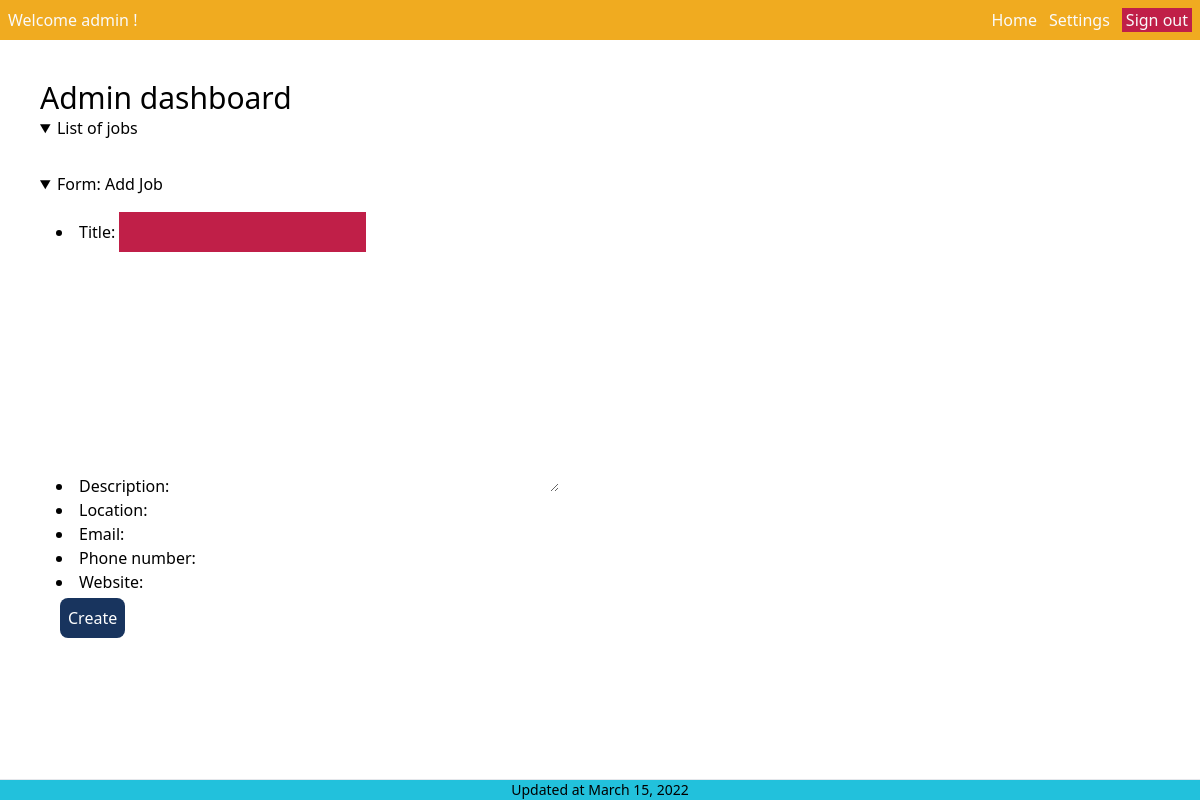
Before: /manager (signed in) with the older database file.
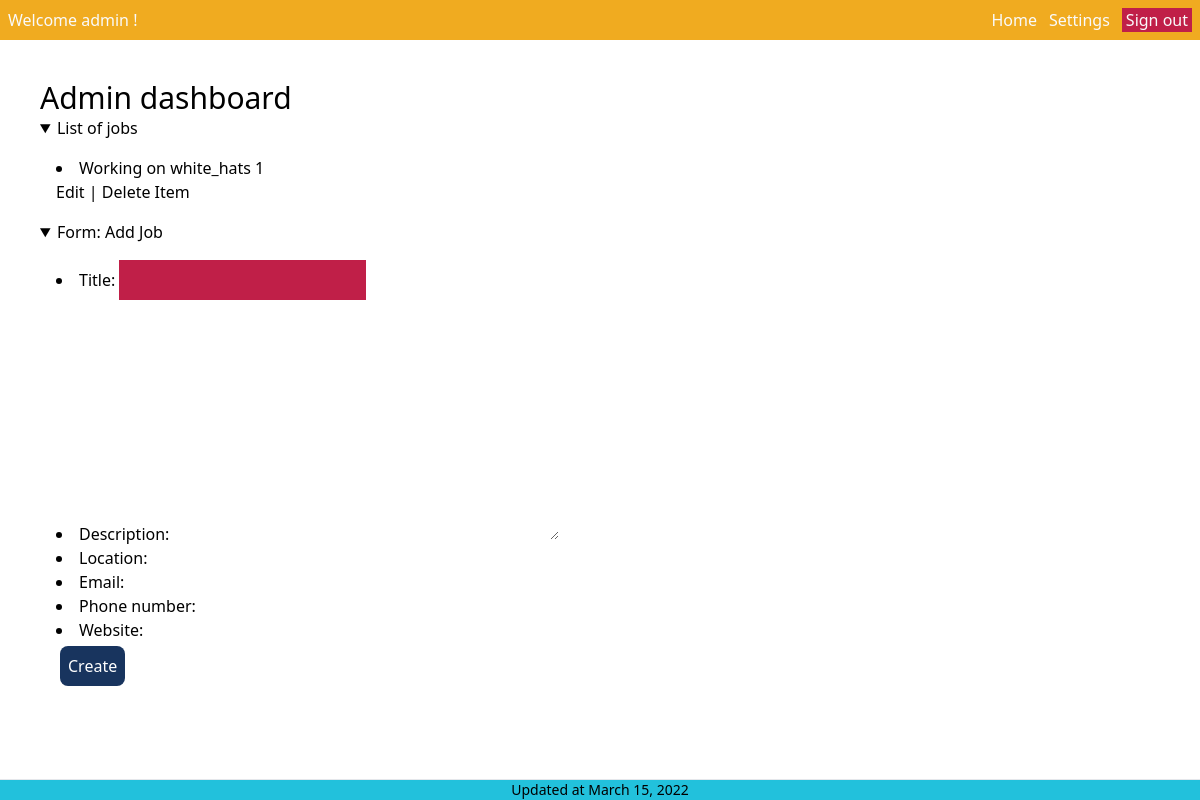
After: the same page with the newer database file.
### spapp/models.py (models this page shows)
class Job(models.Model):
    created_by = models.ForeignKey(User, on_delete=models.SET_NULL, null=True)
    title = models.CharField(max_length=50)
    description = models.TextField(null=True)
    location = models.CharField(max_length=50, null=True)
    email = models.EmailField(null=True)
    phone_number = models.CharField(max_length=20, null=True)
    website = models.CharField(max_length=50, null=True)
    def __str__(self):
        return f"{self.title}"

### spapp/views.py (the view, shortened to what this page needs)
# urls.py: path("manager", views.AdminDashboard.as_view(), name="manager_dashboard"),
@method_decorator(decorators, name='dispatch')
class AdminDashboard(LoginRequiredMixin, generic.TemplateView):
    login_url = "spapp:login"
    template_name = "pages/manager/dashboard.html"
    form_job = JobForm
    def get_context_data(self, **kwargs):
        context = super().get_context_data(**kwargs)
        try:
            context = {
               'form_job': self.form_job(),
               'jobs': Job.objects.all(),
            }
            return context
        except:
            messages.add_message(
                self.request, messages.WARNING, "You are not the admin")
            return context

### spapp/forms.py
class JobForm(forms.ModelForm):
    title = forms.CharField(widget=forms.TextInput(
        attrs={
            'class': 'bg-red p-2'
            }
        ))
    class Meta:
        model = Job
        fields = '__all__'
        exclude = ["created_by"]

### theme/templates/pages/manager/dashboard.html
{% extends 'components/manager/layout.html' %}
{% block content %}
<h1> Admin dashboard </h1>
{% include 'components/manager/job/list.html' with title="jobs" data=jobs %}
{% include 'components/manager/create_form.html' with form=form_job title="Add Job" url="/manager/create/job" %}
{% endblock %}

### theme/templates/components/manager/job/list.html (shortened to what this page needs)
<details open>
  <summary> List of {{ title }} </summary>
  <div class="p-4">
    {% for item in data %}
    <li>{{ item }}
      <div id="jb-{{ item.pk }}">
        <button onClick=edit_job("{{ item.pk }}")> Edit </button> |
        <button onClick=delete_job("{{ item.pk}}")>Delete Item</button>
      </div>
    </li>
    {% endfor %}
  </div>
</details>

Changed rows visible on the page:
added Job: title "Working on white_hats 1"
